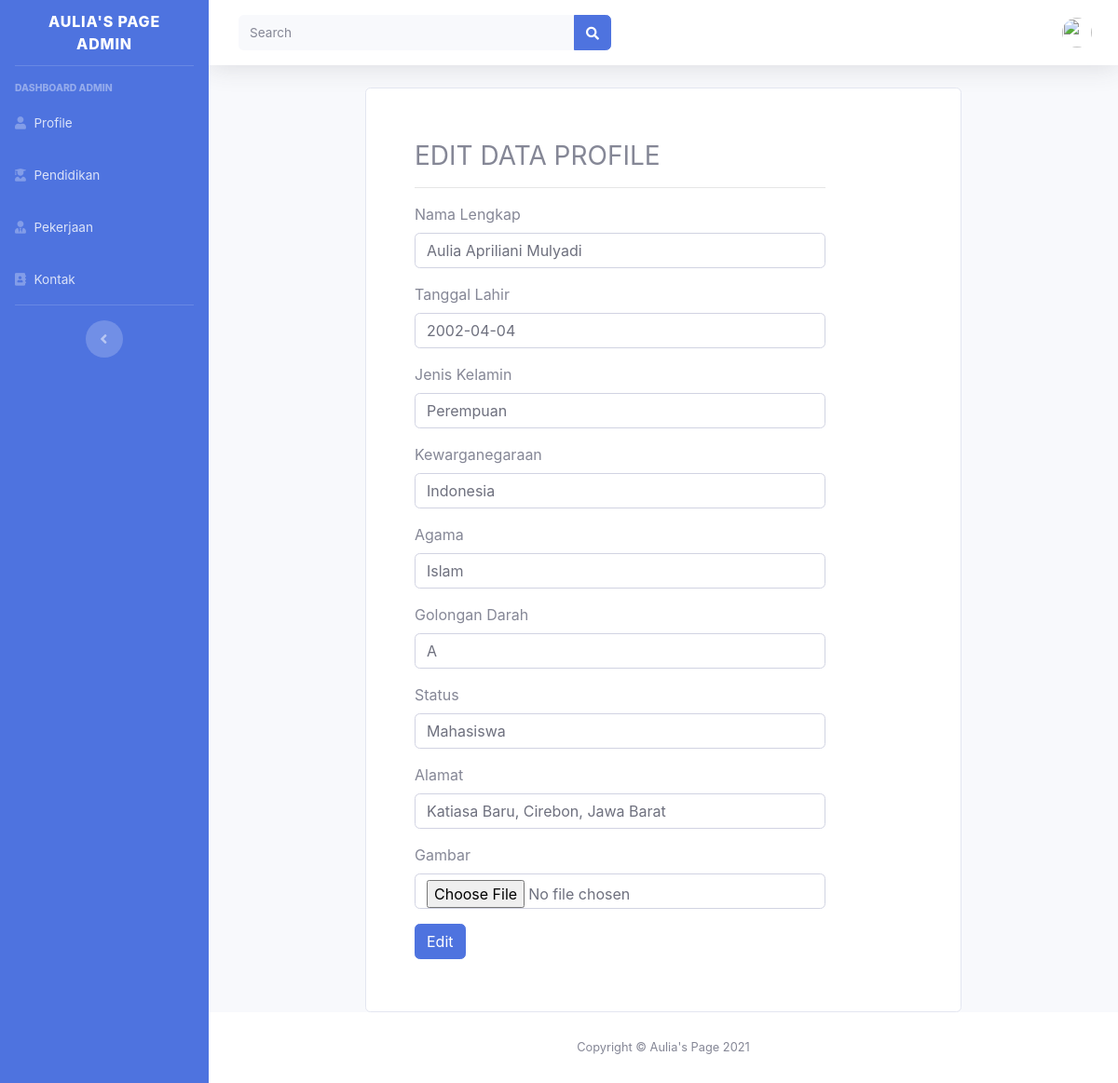
The page /admin/edit/2 on the database its author committed.
### tables this page shows
CREATE TABLE `pribadi` (
  `id` int(11) NOT NULL,
  `nama` varchar(50) DEFAULT NULL,
  `tgl_lahir` date DEFAULT NULL,
  `gender` varchar(20) DEFAULT NULL,
  `kewarganegaraan` varchar(20) NOT NULL,
  `agama` varchar(20) NOT NULL,
  `gol_darah` varchar(2) NOT NULL,
  `status` varchar(20) NOT NULL,
  `alamat` text NOT NULL,
  `foto` text NOT NULL
);

### application/controllers/admin.php (called while the page is built, shortened)
<?php
class Admin extends CI_Controller
{
    public function __construct()
    {
        $this->load->model('ProfileModel');
        $this->load->model('PendidikanModel');
        $this->load->model('PengalamanModel');
        $this->load->model('KontakModel');
        $this->user = $this->db->get_where('user', ['email' => $this->session->userdata('email')])->row_array();
    }
    function edit($id)
    {
        $data['title'] = "Edit Profile";
        $data['pribadi'] = $this->db->get_where('pribadi', ['id' => $id])->row_array();
        $data['user'] = $this->user;
        $this->load->view('templates/admin/header', $data);
        $this->load->view('admin/edit', $data);
        $this->load->view('templates/admin/footer');
    }
}

### index.php (called while the page is built, shortened)
<?php
require_once BASEPATH.'core/CodeIgniter.php';

### application/views/admin/edit.php (the view, shortened to what this page needs)
<div class="container-fluid">
    <div class="card" style="width: 40rem; padding: 20px 20px 20px 20px; margin:auto;">
    <div class="card-body" >
    <div class="col-md-10 mt-3">
    <h3> EDIT DATA PROFILE </h3>
        <hr></hr>
    <form action="<?= base_url('admin/editprofile') ?>" method="POST">
    <div class="mb-3">
        <label for="exampleFormControlInput1" class="form-label">Nama Lengkap</label>
        <input type="text" name="nama" class="form-control" id="exampleFormControlInput1" placeholder="Nama Lengkap" value="<?= $pribadi['nama'] ?>">
    </div>
    <div class="mb-3">
        <label for="exampleFormControlInput1" class="form-label">Tanggal Lahir</label>
        <input type="text" name="tgl_lahir" class="form-control" id="exampleFormControlInput1" placeholder="Tanggal Lahir" value="<?= $pribadi['tgl_lahir'] ?>">
    </div>
    <div class="mb-3">
        <label for="exampleFormControlInput1" class="form-label">Jenis Kelamin</label>
        <input type="text" name="gender" class="form-control" id="exampleFormControlInput1" placeholder="Jenis Kelamin" value="<?= $pribadi['gender'] ?>">
    </div>
    <div class="mb-3">
        <label for="exampleFormControlInput1" class="form-label">Kewarganegaraan</label>
        <input type="text" name="kewarganegaraan" class="form-control" id="exampleFormControlInput1" placeholder="Kewarganegaraan" value="<?= $pribadi['kewarganegaraan'] ?>">
    </div>
    <div class="mb-3">
        <label for="exampleFormControlInput1" class="form-label">Agama</label>
        <input type="text" name="agama" class="form-control" id="exampleFormControlInput1" placeholder="Agama" value="<?= $pribadi['agama'] ?>">
    </div>
    <div class="mb-3">
        <label for="exampleFormControlInput1" class="form-label">Golongan Darah</label>
        <input type="text" name="gol_darah" class="form-control" id="exampleFormControlInput1" placeholder="Golongan Darah" value="<?= $pribadi['gol_darah'] ?>">
    </div>
    <div class="mb-3">
        <label for="exampleFormControlInput1" class="form-label">Status</label>
        <input type="text" name="status" class="form-control" id="exampleFormControlInput1" placeholder="Status" value="<?= $pribadi['status'] ?>">
    </div>
    <div class="mb-3">
        <label for="exampleFormControlInput1" class="form-label">Alamat</label>
        <input type="text" name="alamat" class="form-control" id="exampleFormControlInput1" placeholder="Alamat" value="<?= $pribadi['alamat'] ?>">
    </div>
    <div class="mb-3">
        <label for="exampleFormControlInput1" class="form-label">Gambar</label>
        <input type="file" name="foto" class="form-control" value="<?= $pribadi['foto'] ?>" required>
    </div>
    <div class="mb-3">
        <button type="submit" class="btn btn-primary">Edit</button>
    </div>
    </form>
    </div>
    </div>
    </div>

### rows shown on the page
pribadi: nama "Aulia Apriliani Mulyadi", tgl_lahir "2002-04-04", gender "Perempuan", kewarganegaraan "Indonesia", agama "Islam", gol_darah "A", status "Mahasiswa", alamat "Katiasa Baru, Cirebon, Jawa Barat"
